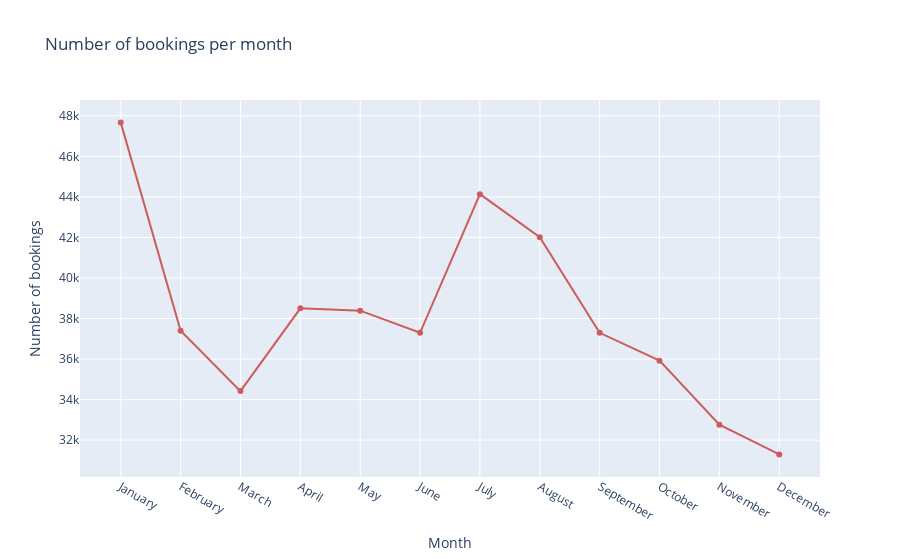

The notebook cell this image was saved under:
### Markdown cell above
##### We can see that people tend to book in January and July

### Code cell
months = ['January', 'February', 'March', 'April', 'May', 'June', 'July',
         'August', 'September', 'October', 'November', 'December']

#plot
Q1_pt1 = pd.concat([pd.DataFrame(months, columns=['Month']),
                pd.DataFrame(available_listings_per_month, columns=['Number of bookings'])], 
                    axis=1)

fig = px.line(Q1_pt1, x="Month", y="Number of bookings", title='Number of bookings per month', markers=True)
fig.data[0].line.color = 'indianred'
fig.show()
#pio.write_image(fig, "images/Number of bookings per month.png")

### Figure 1 — Plotly figure (JSON) as saved in the notebook; plotly's stock layout.template omitted (floating-point values rounded to 4 significant figures)
{"data": [{"hovertemplate": "Month=%{x}<br>Number of bookings=%{y}<extra></extra>", "legendgroup": "", "line": {"color": "indianred", "dash": "solid"}, "marker": {"symbol": "circle"}, "mode": "lines+markers", "name": "", "orientation": "v", "showlegend": false, "type": "scatter", "x": ["January", "February", "March", "April", "May", "June", "July", "August", "September", "October", "November", "December"], "xaxis": "x", "y": [47665, 37401, 34420, 38503, 38387, 37296, 44136, 42011, 37294, 35920, 32760, 31297], "yaxis": "y"}], "layout": {"legend": {"tracegroupgap": 0}, "title": {"text": "Number of bookings per month"}, "xaxis": {"anchor": "y", "domain": [0, 1], "title": {"text": "Month"}}, "yaxis": {"anchor": "x", "domain": [0, 1], "title": {"text": "Number of bookings"}}}}
